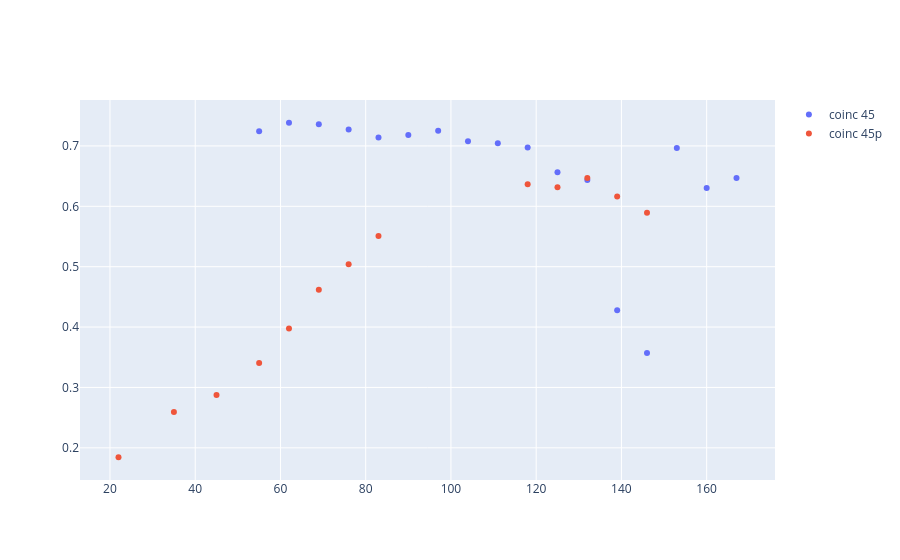

Notebook code for this chart:
### Code cell
fig = go.Figure()
# fig.add_trace(go.Scatter(x=df_22['p_threshold[mV]'], y=df_22['pg_doppie']/df_22['p_count'], mode='markers', name='coinc 22'))
# fig.add_trace(go.Scatter(x=df_35['p_threshold[mV]'], y=df_35['pg_doppie']/df_35['p_count'], mode='markers', name='coin 35'))
fig.add_trace(go.Scatter(x=df_45['p_threshold[mV]'], y=df_45['pg_doppie']/df_45['p_count'], mode='markers', name='coinc 45'))
# fig.add_trace(go.Scatter(x=df_70['p_threshold[mV]'], y=df_70['pg_doppie']/df_70['p_count'], mode='markers', name='coinc 70', marker =dict(color = '#1A73E8')))
fig.add_trace(go.Scatter(x = df_45p['g_threshold[mV]'], y = df_45p['pg_doppie']/df_45p['g_count'], mode='markers', name='coinc 45p'))

### Figure 1 — Plotly figure (JSON) as saved in the notebook; plotly's stock layout.template omitted (floating-point values rounded to 4 significant figures)
{"data": [{"mode": "markers", "name": "coinc 45", "type": "scatter", "x": [55, 62, 69, 76, 83, 90, 97, 104, 111, 118, 125, 132, 139, 146, 153, 160, 167], "y": [0.7244, 0.7384, 0.7358, 0.7272, 0.714, 0.718, 0.725, 0.7078, 0.7044, 0.6975, 0.6564, 0.6437, 0.428, 0.3569, 0.6964, 0.6304, 0.6471]}, {"mode": "markers", "name": "coinc 45p", "type": "scatter", "x": [22, 35, 45, 55, 62, 69, 76, 83, 118, 125, 132, 139, 146], "y": [0.1844, 0.2592, 0.2876, 0.3405, 0.3976, 0.4619, 0.5038, 0.5507, 0.6366, 0.6317, 0.6471, 0.6164, 0.5894]}], "layout": {}}
